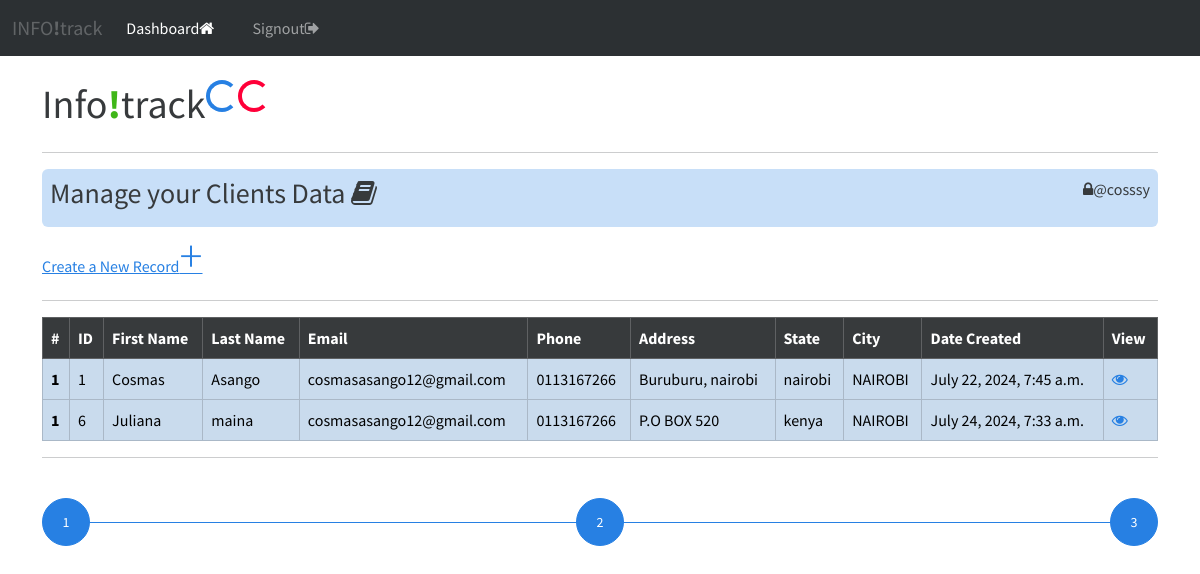
The page /dashboard (signed in) on the database its author committed.
### crmapp/models.py (models this page shows, shortened)
class record(models.Model):
    created_date = models.DateTimeField(auto_now_add=True)
    first_name = models.CharField(max_length=50)
    last_name = models.CharField(max_length=100)
    email = models.EmailField(max_length=100)
    phone = models.CharField(max_length=100)
    address = models.CharField(max_length=100)
    state = models.CharField(max_length=100)
    city = models.CharField(max_length=100)

### crmapp/views.py (the view)
# urls.py: path('dashboard', views.dashboard, name='dashboard'),
@login_required(login_url='user_login')
def dashboard(request):
    customer_data = record.objects.all()
    context = {'customer_data':customer_data}
    return render(request, 'crmapp/dashboard.html', context)

### crmapp/templates/crmapp/dashboard.html (shortened to what this page needs)
{% extends 'crmapp/base.html' %}
{% block content %}
<body>
  <div class="cpntainer d-flex">
    <div><h1>Info<strong class="text-success">!</strong>track</h1></div>
    <div class="spinner-border text-primary" role="status">
    </div>
    <div class="spinner-border text-danger" role="status">
    </div>
    </div>
<hr>
  <div class="d-flex justify-content-between bg-primary bg-opacity-25 rounded p-2"><div><h3>Manage your Clients Data <i class="fa fa-book" aria-hidden="true"></i></div> <div><i class="fa fa-lock" aria-hidden="true"></i>@{{user}}</div></h3></div>
  <a href="{% url 'addRecord' %}"> Create a New Record<span class="display-5">+</span></a>
  <hr>
  <table class="table table-primary table-striped table-bordered">
    <thead class="table-dark">
      <tr>
        <th scope="col">#</th>
        <th scope="col">ID</th>
        <th scope="col">First Name</th>
        <th scope="col">Last Name</th>
        <th scope="col">Email</th>
        <th scope="col">Phone</th>
        <th scope="col">Address</th>
        <th scope="col">State</th>
        <th scope="col">City</th>
        <th scope="col">Date Created</th>
        <th scope="col">View</th>
      </tr>
    </thead>
    {% for x in customer_data %}
    <tbody>
      <tr>
        <th scope="row">1</th>
        <td>{{x.id}}</td>
        <td>{{x.first_name}}</td>
        <td>{{x.last_name}}</td>
        <td>{{x.email}}</td>
        <td>{{x.phone}}</td>
        <td>{{x.address}}</td>
        <td>{{x.state}}</td>
        <td>{{x.city}}</td>
        <td>{{x.created_date}}</td>
        <td> <a href ="{% url 'view-record' x.id %}"><i class="fa fa-eye" aria-hidden="true"></i></a></td>
      </tr>
    </tbody>
    {% endfor %}
  </table>
  <hr>
  <br>
<div class="position-relative m-4">
    <button type="button" class="position-absolute top-0 start-0 translate-middle btn btn-sm btn-primary rounded-pill" style="width: 3rem; height:3rem;">1</button>
    <button type="button" class="position-absolute top-0 start-50 translate-middle btn btn-sm btn-primary rounded-pill" style="width: 3rem; height:3rem;">2</button>
    <button type="button" class="position-absolute top-0 start-100 translate-middle btn btn-sm btn-primary rounded-pill" style="width: 3rem; height:3rem;">3</button>
  </div>
</body>
{% endblock %}

### crmapp/templates/crmapp/base.html (shortened to what this page needs)
{% load static %}
<!DOCTYPE html>
<html lang="en">
    <head>
        <link rel="stylesheet" type="text/css" href="https://bootswatch.com/5/cosmo/bootstrap.min.css">
        <link rel="stylesheet" type="text/css" href="{% static 'css/styles.css'%}">
        <link rel="stylesheet" href="https://cdnjs.cloudflare.com/ajax/libs/font-awesome/4.7.0/css/font-awesome.min.css">
    </head>
    <body>
                 <nav class="navbar navbar-expand-lg bg-body-tertiary bg-primary" data-bs-theme="dark"">
                    <div class="container-fluid">
                      <a class="navbar-brand opacity-25" href="{% url '' %}">INFO<strong>!</strong>track</a>
                      <div class="collapse navbar-collapse" id="navbarNavDropdown">
                        <ul class="navbar-nav">
                            {% if user.is_authenticated %}
                          <li class="nav-item">
                            <a class="nav-link active" aria-current="page" href="{% url 'dashboard' %}">Dashboard<i class="fa fa-home" aria-hidden="true"></i></a>
                          </li>
                          <li class="nav-item">
                            <a class="nav-link" href="{% url 'user_logout' %}">Signout<i class="fa fa-sign-out" aria-hidden="true"></i></a>
                          </li>
                          {% endif %}
                        </ul>
                      </div>
                    </div>
                  </nav>
        <div class="container">
            <br>
            {% block content %}
            {% endblock %}
        </div>
    </body>

### rows shown on the page
record: id "1", first_name "Cosmas", last_name "Asango", email "cosmasasango12@gmail.com", phone "0113167266", address "Buruburu, nairobi", state "nairobi", city "NAIROBI", created_date "July 22, 2024, 7:45 a.m."
record: id "6", first_name "Juliana", last_name "maina", email "cosmasasango12@gmail.com", phone "0113167266", address "P.O BOX 520", state "kenya", city "NAIROBI", created_date "July 24, 2024, 7:33 a.m."

### other values the page prints
{{ user }} "cosssy"
